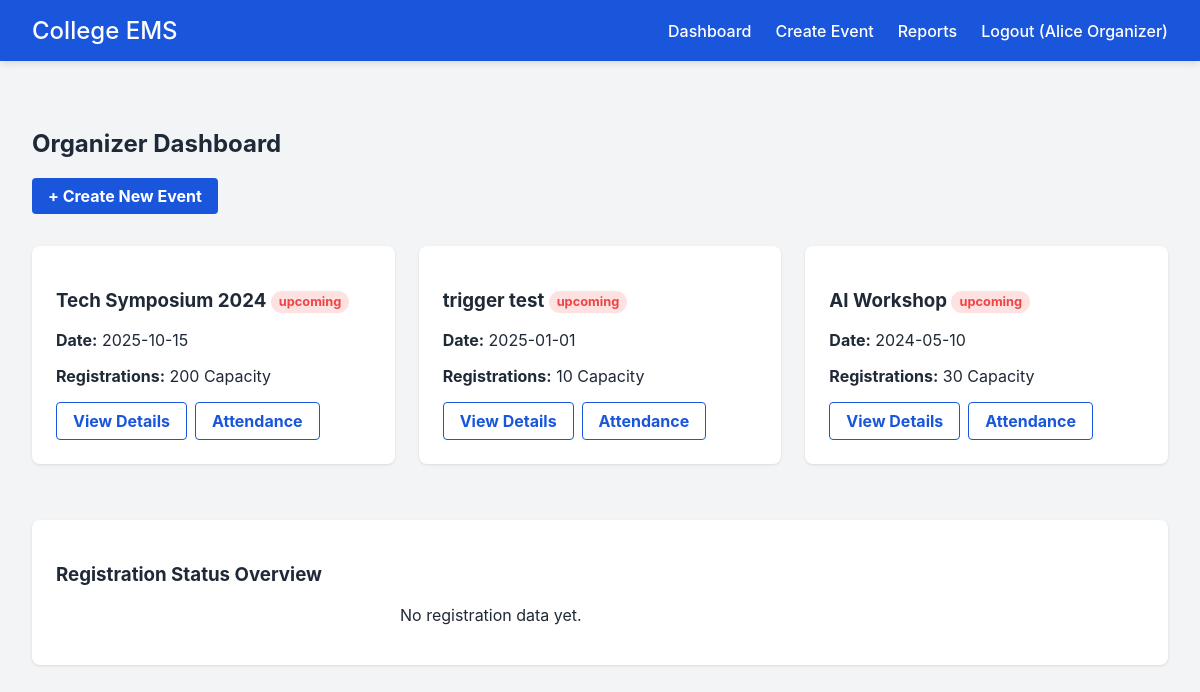
Screenshot of /organizer/ (signed in) with the database file from the repository.
### tables this page shows
CREATE TABLE users (
    id INTEGER PRIMARY KEY AUTOINCREMENT,
    name TEXT NOT NULL,
    email TEXT UNIQUE NOT NULL,
    password_hash TEXT NOT NULL,
    role TEXT NOT NULL,
    department TEXT,
    phone TEXT,
    created_at TIMESTAMP DEFAULT CURRENT_TIMESTAMP
);

CREATE TABLE events (
    id INTEGER PRIMARY KEY AUTOINCREMENT,
    title TEXT NOT NULL,
    description TEXT,
    category TEXT NOT NULL,
    venue TEXT,
    event_date TEXT NOT NULL,
    event_time TEXT NOT NULL,
    registration_deadline TEXT NOT NULL,
    capacity INTEGER NOT NULL,
    organizer_id INTEGER NOT NULL,
    banner_url TEXT,
    status TEXT DEFAULT 'upcoming',
    created_at TIMESTAMP DEFAULT CURRENT_TIMESTAMP, contact_email TEXT, contact_phone TEXT, min_team_size INTEGER DEFAULT 1, max_team_size INTEGER DEFAULT 1,
    FOREIGN KEY (organizer_id) REFERENCES users(id) ON DELETE CASCADE
);

### routes/organizer.py (the view)
@organizer_bp.route('/')
@login_required
@organizer_required
def dashboard():
    events = get_events_by_organizer(current_user.id)
    return render_template('organizer/dashboard.html', events=events)

### app.py (called while the page is built)
def get_db():
    if 'db' not in g:
        g.db = sqlite3.connect(
            Config.SQLITE_DB,
            detect_types=sqlite3.PARSE_DECLTYPES
        )
        g.db.row_factory = sqlite3.Row
        with g.db:
            g.db.execute("PRAGMA foreign_keys = ON;")
    return g.db

### models/event.py (called while the page is built)
def get_events_by_organizer(organizer_id):
    from app import get_db
    cursor = get_db().cursor()
    cursor.execute("SELECT * FROM events WHERE organizer_id = ? ORDER BY event_date DESC", (organizer_id,))
    return [dict(r) for r in cursor.fetchall()]

### models/user.py (called while the page is built)
def get_user_by_id(user_id):
    from app import get_db
    conn = get_db()
    cursor = conn.cursor()
    cursor.execute("SELECT * FROM users WHERE id = ?", (user_id,))
    row = cursor.fetchone()
    if row: return User(**dict(row))
    return None

### routes/organizer.py (called while the page is built)
def organizer_required(f):
    @wraps(f)
    def decorated_function(*args, **kwargs):
        if not current_user.is_authenticated or current_user.role != 'organizer':
            flash('Organizer access required.', 'error')
            return redirect(url_for('index'))
        return f(*args, **kwargs)
    return decorated_function

### templates/organizer/dashboard.html (shortened to what this page needs)
{% extends 'base.html' %}
{% block content %}
<h2>Organizer Dashboard</h2>
<a href="{{ url_for('organizer.new_event') }}" class="btn btn-primary" style="margin-bottom: 2rem;">+ Create New Event</a>
<div class="grid">
    {% for event in events %}
    <div class="card">
        <h3>{{ event.title }} <span class="badge">{{ event.status }}</span></h3>
        <p><strong>Date:</strong> {{ event.event_date }}</p>
        <p><strong>Registrations:</strong> {{ event.capacity }} Capacity</p>
        <div style="margin-top: 1rem; display: flex; gap: 0.5rem;">
            <a href="{{ url_for('organizer.event_detail', event_id=event.id) }}" class="btn btn-secondary">View Details</a>
            <a href="{{ url_for('organizer.attendance', event_id=event.id) }}" class="btn btn-secondary">Attendance</a>
        </div>
    </div>
    {% else %}
    <p>You haven't created any events yet.</p>
    {% endfor %}
</div>
<div class="card" style="margin-top: 2rem;">
    <h3>Registration Status Overview</h3>
    <div style="max-width: 400px; margin: 0 auto;">
    </div>
</div>
{% endblock %}

### templates/base.html (shortened to what this page needs)
<!DOCTYPE html>
<html lang="en">
<head>
    <link rel="stylesheet" href="{{ url_for('static', filename='css/style.css') }}">
</head>
<body>
    <nav class="navbar">
        <div class="nav-brand"><a href="/">College EMS</a></div>
        <ul class="nav-links">
            {% if current_user.is_authenticated %}
                <li><a href="/">Dashboard</a></li>
                {% if current_user.role == 'organizer' %}
                    <li><a href="{{ url_for('organizer.new_event') }}">Create Event</a></li>
                    <li><a href="{{ url_for('organizer.reports') }}">Reports</a></li>
                {% elif current_user.role == 'admin' %}
                    <li><a href="{{ url_for('admin.users') }}">Users</a></li>
                    <li><a href="{{ url_for('admin.reports') }}">Reports</a></li>
                    <li><a href="{{ url_for('admin.audit_logs') }}">Audit Logs</a></li>
                {% elif current_user.role == 'student' %}
                    <li><a href="{{ url_for('student.events_list') }}">Browse Events</a></li>
                {% endif %}
                <li><a href="{{ url_for('auth.logout') }}">Logout ({{ current_user.name }})</a></li>
            {% else %}
                <li><a href="{{ url_for('auth.login') }}">Login</a></li>
                <li><a href="{{ url_for('auth.register') }}">Register</a></li>
            {% endif %}
        </ul>
    </nav>
    <div class="container msg-container">
    </div>
    <div class="container main-content">
        {% block content %}{% endblock %}
    </div>
</body>
</html>

### static/css/style.css (style rules this page uses)
:root { --primary: #1a56db; --primary-hover: #1e40af; --background: #f3f4f6; --white: #ffffff; --text-main: #1f2937; --text-muted: #6b7280; --border: #e5e7eb; --success: #10b981; --error: #ef4444; }
body { margin: 0; font-family: 'Inter', -apple-system, sans-serif; color: var(--text-main); background: var(--background); }
.navbar { display: flex; justify-content: space-between; align-items: center; background: var(--primary); color: var(--white); padding: 1rem 2rem; box-shadow: 0 4px 6px -1px rgba(0,0,0,0.1); }
.navbar a { color: var(--white); text-decoration: none; font-weight: 500; }
.nav-brand { font-size: 1.5rem; font-weight: bold; }
.nav-links { list-style: none; display: flex; gap: 1.5rem; margin: 0; padding: 0; align-items: center; }
.container { max-width: 1200px; margin: 0 auto; padding: 2rem; }
.msg-container { padding: 1rem 2rem 0; }
.btn { padding: 0.5rem 1rem; border: none; border-radius: 4px; cursor: pointer; text-decoration: none; font-weight: bold; display: inline-block; font-size: 1rem; }
.btn-primary { background: var(--primary); color: var(--white); }
.btn-secondary { background: var(--white); color: var(--primary); border: 1px solid var(--primary); }
.card { background: var(--white); border-radius: 8px; box-shadow: 0 1px 3px rgba(0,0,0,0.1); padding: 1.5rem; margin-bottom: 1.5rem; }
.grid { display: grid; grid-template-columns: repeat(auto-fill, minmax(300px, 1fr)); gap: 1.5rem; }
.badge { background: #fee2e2; color: var(--error); padding: 0.2rem 0.5rem; border-radius: 9999px; font-size: 0.8rem; font-weight: bold; }

### rows the page displays
users: name "Alice Organizer"
events: title "Tech Symposium 2024", status "upcoming", event_date "2025-10-15", capacity "200"
events: title "trigger test", status "upcoming", event_date "2025-01-01", capacity "10"
events: title "AI Workshop", status "upcoming", event_date "2024-05-10", capacity "30"
